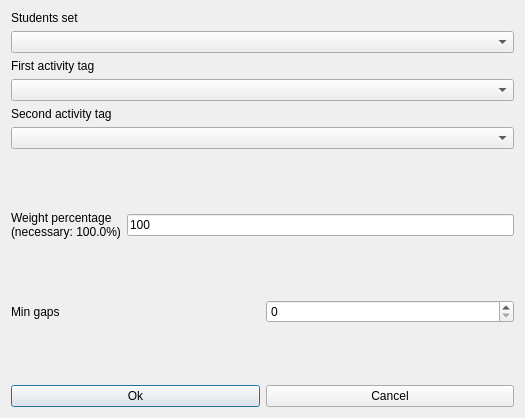
<?xml version="1.0" encoding="UTF-8"?>
<ui version="4.0">
 <class>ModifyConstraintStudentsSetMinGapsBetweenOrderedPairOfActivityTagsForm_template</class>
 <widget class="QDialog" name="ModifyConstraintStudentsSetMinGapsBetweenOrderedPairOfActivityTagsForm_template">
  <property name="geometry">
   <rect>
    <x>0</x>
    <y>0</y>
    <width>525</width>
    <height>418</height>
   </rect>
  </property>
  <property name="windowTitle">
   <string extracomment="This is the title of the dialog to modify a constraint of this type">Modify students set min gaps between ordered pair of activity tags</string>
  </property>
  <layout class="QVBoxLayout" name="verticalLayout_2">
   <item>
    <layout class="QVBoxLayout" name="verticalLayout">
     <item>
      <widget class="QLabel" name="studentsTextLabel">
       <property name="frameShape">
        <enum>QFrame::NoFrame</enum>
       </property>
       <property name="frameShadow">
        <enum>QFrame::Plain</enum>
       </property>
       <property name="text">
        <string>Students set</string>
       </property>
       <property name="wordWrap">
        <bool>false</bool>
       </property>
      </widget>
     </item>
     <item>
      <widget class="QComboBox" name="studentsComboBox">
       <property name="editable">
        <bool>false</bool>
       </property>
       <property name="insertPolicy">
        <enum>QComboBox::NoInsert</enum>
       </property>
       <property name="autoCompletion">
        <bool>false</bool>
       </property>
       <property name="duplicatesEnabled">
        <bool>false</bool>
       </property>
      </widget>
     </item>
     <item>
      <widget class="QLabel" name="firstActivityTagTextLabel">
       <property name="frameShape">
        <enum>QFrame::NoFrame</enum>
       </property>
       <property name="frameShadow">
        <enum>QFrame::Plain</enum>
       </property>
       <property name="text">
        <string>First activity tag</string>
       </property>
       <property name="wordWrap">
        <bool>false</bool>
       </property>
      </widget>
     </item>
     <item>
      <widget class="QComboBox" name="firstActivityTagComboBox">
       <property name="editable">
        <bool>false</bool>
       </property>
       <property name="insertPolicy">
        <enum>QComboBox::NoInsert</enum>
       </property>
       <property name="autoCompletion">
        <bool>false</bool>
       </property>
       <property name="duplicatesEnabled">
        <bool>false</bool>
       </property>
      </widget>
     </item>
     <item>
      <widget class="QLabel" name="secondActivityTagTextLabel">
       <property name="frameShape">
        <enum>QFrame::NoFrame</enum>
       </property>
       <property name="frameShadow">
        <enum>QFrame::Plain</enum>
       </property>
       <property name="text">
        <string>Second activity tag</string>
       </property>
       <property name="wordWrap">
        <bool>false</bool>
       </property>
      </widget>
     </item>
     <item>
      <widget class="QComboBox" name="secondActivityTagComboBox">
       <property name="editable">
        <bool>false</bool>
       </property>
       <property name="insertPolicy">
        <enum>QComboBox::NoInsert</enum>
       </property>
       <property name="autoCompletion">
        <bool>false</bool>
       </property>
       <property name="duplicatesEnabled">
        <bool>false</bool>
       </property>
      </widget>
     </item>
    </layout>
   </item>
   <item>
    <spacer name="spacer6">
     <property name="orientation">
      <enum>Qt::Vertical</enum>
     </property>
     <property name="sizeType">
      <enum>QSizePolicy::Expanding</enum>
     </property>
     <property name="sizeHint" stdset="0">
      <size>
       <width>20</width>
       <height>20</height>
      </size>
     </property>
    </spacer>
   </item>
   <item>
    <layout class="QHBoxLayout" name="horizontalLayout_2">
     <item>
      <widget class="QLabel" name="weightTextLabel">
       <property name="frameShape">
        <enum>QFrame::NoFrame</enum>
       </property>
       <property name="frameShadow">
        <enum>QFrame::Plain</enum>
       </property>
       <property name="text">
        <string>Weight percentage
(necessary: 100.0%)</string>
       </property>
       <property name="wordWrap">
        <bool>false</bool>
       </property>
      </widget>
     </item>
     <item>
      <widget class="QLineEdit" name="weightLineEdit">
       <property name="text">
        <string notr="true">100</string>
       </property>
      </widget>
     </item>
    </layout>
   </item>
   <item>
    <spacer name="verticalSpacer">
     <property name="orientation">
      <enum>Qt::Vertical</enum>
     </property>
     <property name="sizeHint" stdset="0">
      <size>
       <width>20</width>
       <height>25</height>
      </size>
     </property>
    </spacer>
   </item>
   <item>
    <layout class="QHBoxLayout" name="horizontalLayout">
     <item>
      <widget class="QLabel" name="minGapsTextLabel">
       <property name="frameShape">
        <enum>QFrame::NoFrame</enum>
       </property>
       <property name="frameShadow">
        <enum>QFrame::Plain</enum>
       </property>
       <property name="text">
        <string>Min gaps</string>
       </property>
       <property name="wordWrap">
        <bool>false</bool>
       </property>
      </widget>
     </item>
     <item>
      <widget class="QSpinBox" name="minGapsSpinBox"/>
     </item>
    </layout>
   </item>
   <item>
    <spacer name="verticalSpacer_2">
     <property name="orientation">
      <enum>Qt::Vertical</enum>
     </property>
     <property name="sizeHint" stdset="0">
      <size>
       <width>20</width>
       <height>26</height>
      </size>
     </property>
    </spacer>
   </item>
   <item>
    <layout class="QHBoxLayout">
     <item>
      <widget class="QPushButton" name="okPushButton">
       <property name="text">
        <string>Ok</string>
       </property>
      </widget>
     </item>
     <item>
      <widget class="QPushButton" name="cancelPushButton">
       <property name="text">
        <string>Cancel</string>
       </property>
      </widget>
     </item>
    </layout>
   </item>
  </layout>
 </widget>
 <layoutdefault spacing="6" margin="11"/>
 <resources/>
 <connections/>
</ui>
